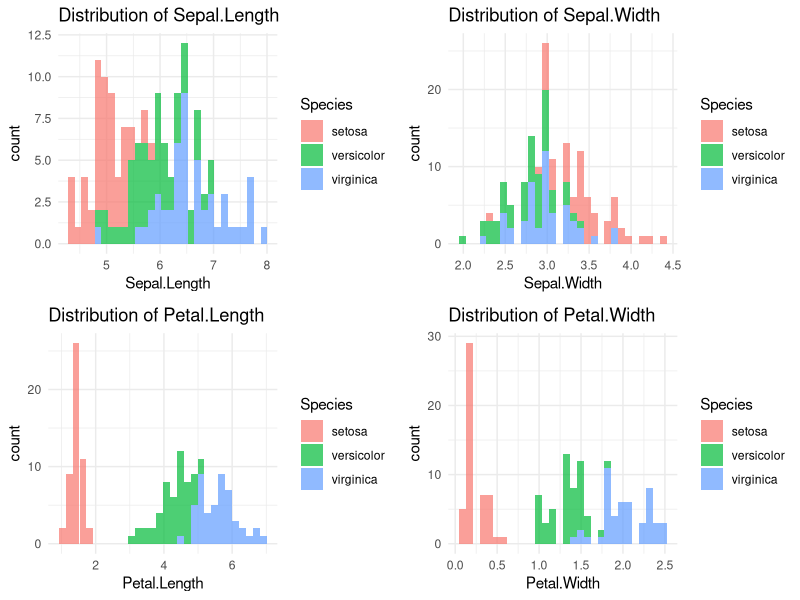
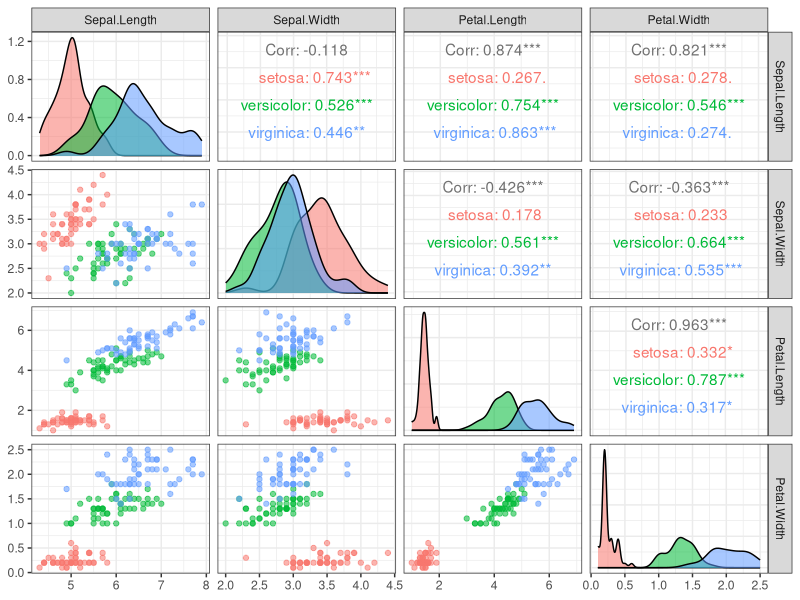
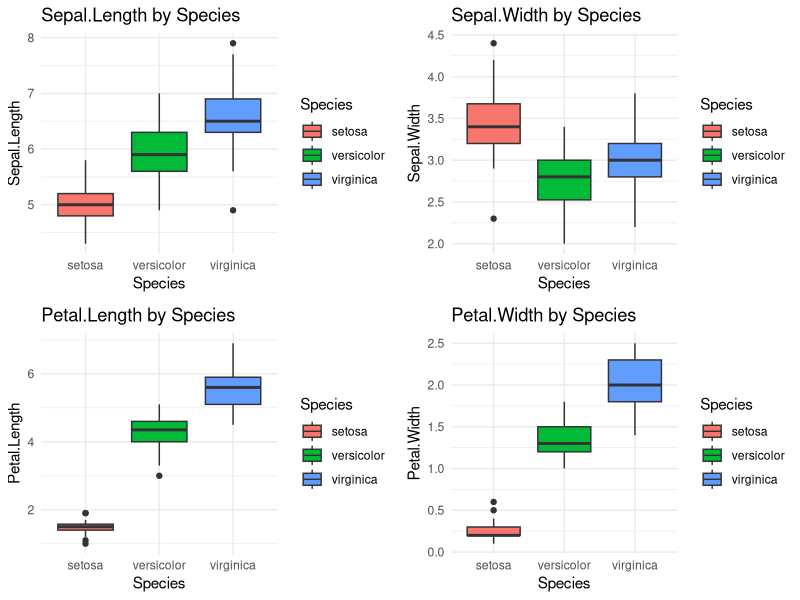
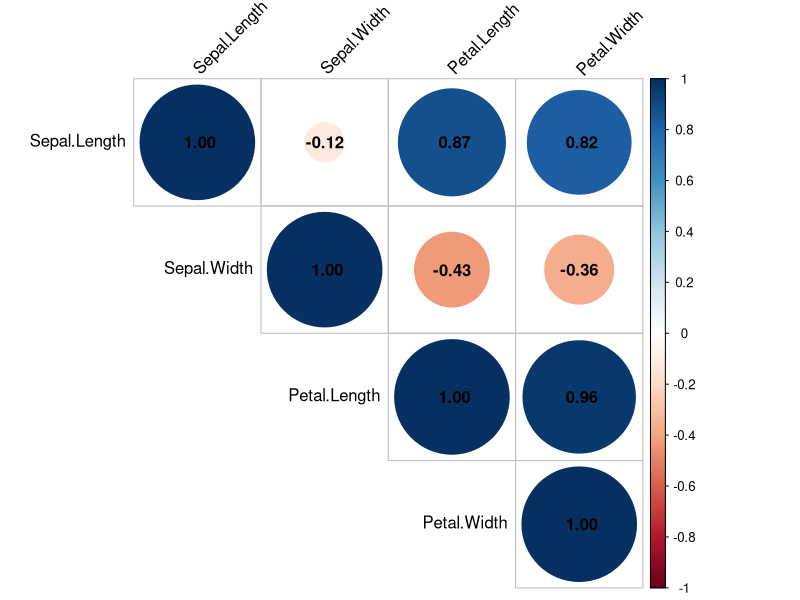
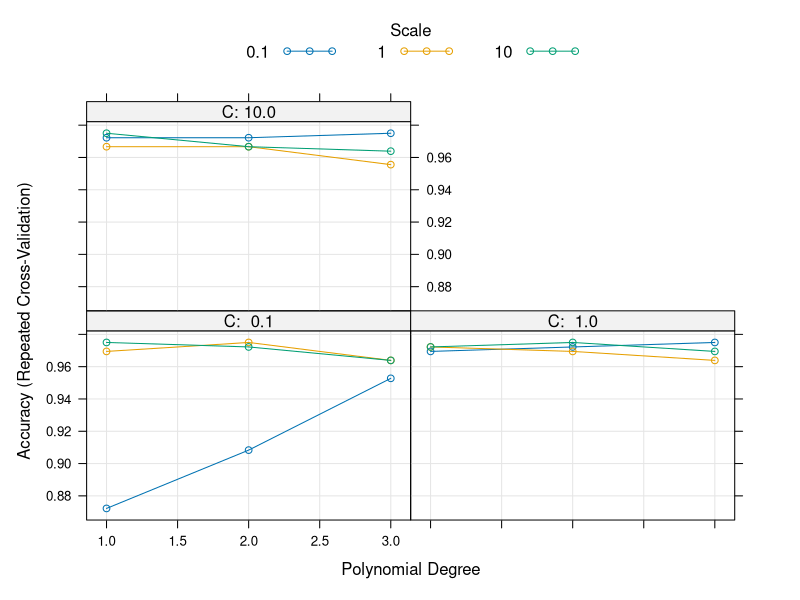
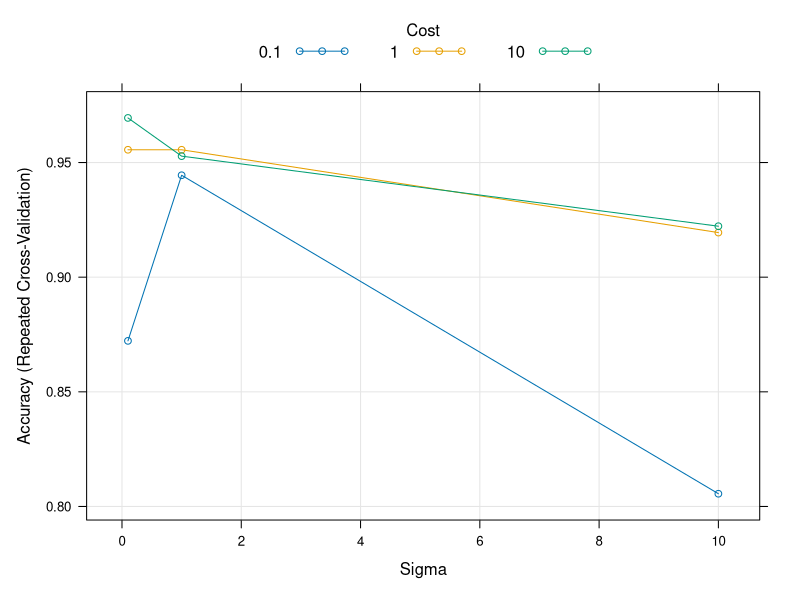
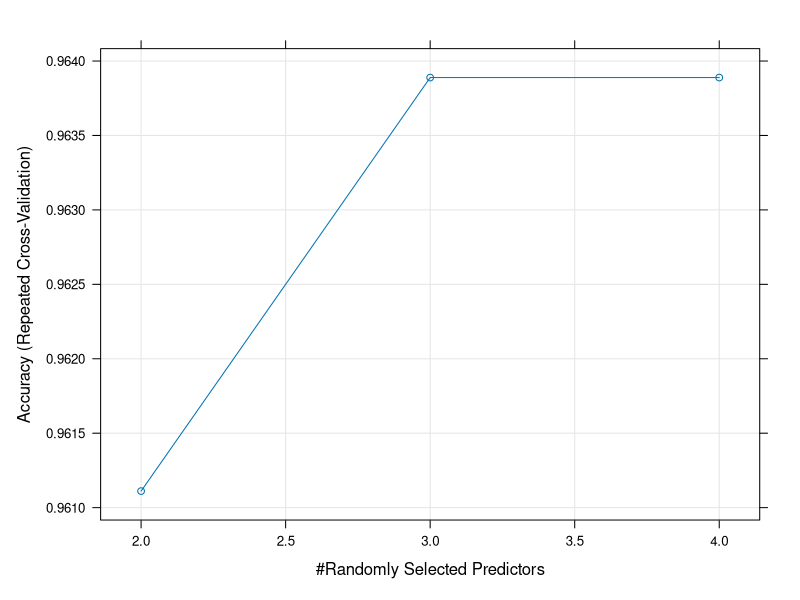
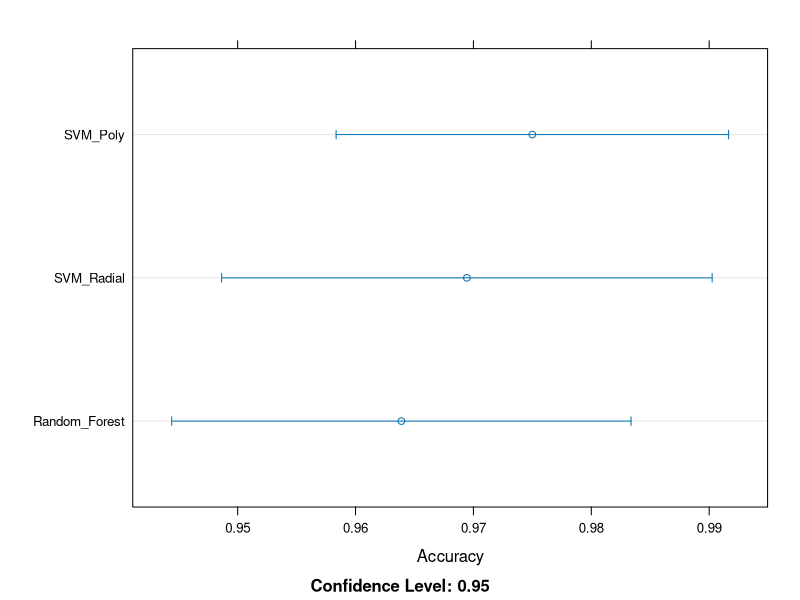

The R source for these figures, in order: (Note: this script raises an error after producing the figures.)
#~~~~~~~~~~~~~~~~~~~~~~~~~~~~~~~~~~~~~~~~~~~~~~~~~~~~~~~~~~~~~~~~~~~~~~~~~~~~~~
# Iris Classification Project
# Features:
# - Comprehensive EDA
# - Multiple modeling approaches
# - Hyperparameter tuning
# - Detailed performance evaluation
# - Advanced visualizations
#~~~~~~~~~~~~~~~~~~~~~~~~~~~~~~~~~~~~~~~~~~~~~~~~~~~~~~~~~~~~~~~~~~~~~~~~~~~~~~

# Load required libraries
library(caret)
library(ggplot2)
library(GGally)
library(e1071)
library(pROC)
library(kernlab)
library(gridExtra)
library(dplyr)
library(corrplot)

## 1. DATA LOADING AND INITIAL INSPECTION ##
#~~~~~~~~~~~~~~~~~~~~~~~~~~~~~~~~~~~~~~~~~~

# Load Iris dataset
data(iris)

# Basic dataset inspection
cat("Dataset Structure:\n")
str(iris)

cat("\nDataset Summary:\n")
summary(iris)

cat("\nClass Distribution:\n")
table(iris$Species)

## 2. DATA QUALITY CHECK ##
#~~~~~~~~~~~~~~~~~~~~~~~~~

# Check for missing values
missing_data <- sum(is.na(iris))
cat("\nMissing Values Summary:\n")
if (missing_data == 0) {
  cat("No missing values found in the dataset.\n")
} else {
  cat("Total missing values:", missing_data, "\n")
  print(colSums(is.na(iris)))
}

# Check for duplicated rows
duplicates <- sum(duplicated(iris))
cat("\nDuplicate Rows:", duplicates, "\n")
if (duplicates > 0) {
  cat("Duplicate rows found. Consider removing them.\n")
  iris <- distinct(iris)
}

## 3. EXPLORATORY DATA ANALYSIS (EDA) ##
#~~~~~~~~~~~~~~~~~~~~~~~~~~~~~~~~~~~~~~~

# 3.1 Univariate Analysis
cat("\nUnivariate Analysis:\n")

# Create histograms for each feature
hist_plots <- list()
for (col in names(iris)[1:4]) {
  hist_plots[[col]] <- ggplot(iris, aes_string(x = col)) +
    geom_histogram(aes(fill = Species), bins = 30, alpha = 0.7) +
    labs(title = paste("Distribution of", col)) +
    theme_minimal()
}
grid.arrange(grobs = hist_plots, ncol = 2)

# 3.2 Bivariate Analysis
cat("\nBivariate Analysis:\n")

# Scatter plot matrix with species differentiation
ggpairs(iris, columns = 1:4, aes(color = Species, alpha = 0.7)) +
  theme_bw()

# Boxplots for each feature by species
box_plots <- list()
for (col in names(iris)[1:4]) {
  box_plots[[col]] <- ggplot(iris, aes_string(x = "Species", y = col)) +
    geom_boxplot(aes(fill = Species)) +
    labs(title = paste(col, "by Species")) +
    theme_minimal()
}
grid.arrange(grobs = box_plots, ncol = 2)

# 3.3 Correlation Analysis
cat("\nCorrelation Analysis:\n")

# Calculate correlations
cor_matrix <- cor(iris[,1:4])
print(cor_matrix)

# Visualize correlation matrix
corrplot(cor_matrix, method = "circle", type = "upper", 
         tl.col = "black", tl.srt = 45, addCoef.col = "black")

## 4. DATA PREPARATION ##
#~~~~~~~~~~~~~~~~~~~~~~~~

# Set seed for reproducibility
set.seed(100)

# Stratified train-test split (80-20)
TrainingIndex <- createDataPartition(iris$Species, p = 0.8, list = FALSE)
TrainingSet <- iris[TrainingIndex, ]
TestingSet <- iris[-TrainingIndex, ]

# Verify split proportions
cat("\nTraining Set Dimensions:", dim(TrainingSet), "\n")
cat("Testing Set Dimensions:", dim(TestingSet), "\n")

cat("\nClass Distribution in Training Set:\n")
print(prop.table(table(TrainingSet$Species)))

cat("\nClass Distribution in Testing Set:\n")
print(prop.table(table(TestingSet$Species)))

# Compare summary statistics
cat("\nTraining Set Summary:\n")
print(summary(TrainingSet))

cat("\nTesting Set Summary:\n")
print(summary(TestingSet))

## 5. MODEL BUILDING ##
#~~~~~~~~~~~~~~~~~~~~~~

# Define common training control
ctrl <- trainControl(method = "repeatedcv", 
                     number = 10, 
                     repeats = 3,
                     classProbs = TRUE,
                     summaryFunction = multiClassSummary,
                     savePredictions = TRUE)

# 5.1 SVM with Polynomial Kernel (with hyperparameter tuning)
cat("\nBuilding SVM with Polynomial Kernel...\n")

# Define tuning grid
svmPolyGrid <- expand.grid(degree = c(1, 2, 3),
                           scale = c(0.1, 1, 10),
                           C = c(0.1, 1, 10))

# Train model
svmPolyModel <- train(Species ~ ., 
                      data = TrainingSet,
                      method = "svmPoly",
                      trControl = ctrl,
                      tuneGrid = svmPolyGrid,
                      preProcess = c("scale", "center"),
                      metric = "Accuracy")

# Print model details
cat("\nSVM (Poly) Model Summary:\n")
print(svmPolyModel)
plot(svmPolyModel)

# 5.2 SVM with Radial Kernel (for comparison)
cat("\nBuilding SVM with Radial Kernel...\n")

svmRadialGrid <- expand.grid(sigma = c(0.1, 1, 10),
                             C = c(0.1, 1, 10))

svmRadialModel <- train(Species ~ .,
                        data = TrainingSet,
                        method = "svmRadial",
                        trControl = ctrl,
                        tuneGrid = svmRadialGrid,
                        preProcess = c("scale", "center"),
                        metric = "Accuracy")

cat("\nSVM (Radial) Model Summary:\n")
print(svmRadialModel)
plot(svmRadialModel)

# 5.3 Random Forest (as alternative model)
cat("\nBuilding Random Forest Model...\n")

rfModel <- train(Species ~ .,
                 data = TrainingSet,
                 method = "rf",
                 trControl = ctrl,
                 tuneLength = 5,
                 importance = TRUE,
                 metric = "Accuracy")

cat("\nRandom Forest Model Summary:\n")
print(rfModel)
plot(rfModel)

## 6. MODEL EVALUATION ##
#~~~~~~~~~~~~~~~~~~~~~~~~

# 6.1 Training Set Performance
cat("\nTraining Set Performance:\n")

models <- list("SVM_Poly" = svmPolyModel,
               "SVM_Radial" = svmRadialModel,
               "Random_Forest" = rfModel)

# Collect resamples for comparison
resamps <- resamples(models)
summary(resamps)

# Visualize model comparison
dotplot(resamps, metric = "Accuracy")
bwplot(resamps, metric = "Accuracy")

# 6.2 Test Set Evaluation
cat("\nTest Set Evaluation:\n")

# Function to evaluate models on test set
evaluate_model <- function(model, data) {
  predictions <- predict(model, data)
  cm <- confusionMatrix(predictions, data$Species)
  return(list(predictions = predictions, confusion = cm))
}

# Evaluate all models
test_results <- lapply(models, evaluate_model, data = TestingSet)

# Print confusion matrices
for (model_name in names(test_results)) {
  cat("\n", model_name, "Confusion Matrix:\n")
  print(test_results[[model_name]]$confusion)
}

# 6.3 ROC Analysis (for multiclass)
cat("\nROC Analysis:\n")

# Calculate probabilities for each model
prob_poly <- predict(svmPolyModel, TestingSet, type = "prob")
prob_radial <- predict(svmRadialModel, TestingSet, type = "prob")
prob_rf <- predict(rfModel, TestingSet, type = "prob")

# Create ROC curves
roc_poly <- multiclass.roc(TestingSet$Species, prob_poly)
roc_radial <- multiclass.roc(TestingSet$Species, prob_radial)
roc_rf <- multiclass.roc(TestingSet$Species, prob_rf)

# Print AUC values
cat("\nSVM (Poly) AUC:", auc(roc_poly), "\n")
cat("SVM (Radial) AUC:", auc(roc_radial), "\n")
cat("Random Forest AUC:", auc(roc_rf), "\n")

## 7. FEATURE IMPORTANCE ##
#~~~~~~~~~~~~~~~~~~~~~~~~~

cat("\nFeature Importance Analysis:\n")

# 7.1 SVM Feature Importance
svm_imp <- varImp(svmPolyModel, scale = FALSE)
plot(svm_imp, main = "SVM (Poly) - Feature Importance")

# 7.2 Random Forest Feature Importance
rf_imp <- varImp(rfModel, scale = FALSE)
plot(rf_imp, main = "Random Forest - Feature Importance")

# Compare feature importance
imp_plots <- list(
  ggplot(svm_imp$importance, aes(x = rownames(svm_imp$importance), 
                                 y = Overall)) +
    geom_col(fill = "steelblue") +
    labs(title = "SVM Feature Importance", x = "Features", y = "Importance") +
    theme_minimal(),
  
  ggplot(rf_imp$importance, aes(x = rownames(rf_imp$importance), 
                                y = Overall)) +
    geom_col(fill = "darkgreen") +
    labs(title = "RF Feature Importance", x = "Features", y = "Importance") +
    theme_minimal()
)

grid.arrange(grobs = imp_plots, ncol = 2)

## 8. MODEL DEPLOYMENT PREPARATION ##
#~~~~~~~~~~~~~~~~~~~~~~~~~~~~~~~~~~~

# Select best model based on test accuracy
test_accuracies <- sapply(test_results, function(x) x$confusion$overall['Accuracy'])
best_model_name <- names(which.max(test_accuracies))
best_model <- models[[best_model_name]]

cat("\nBest Model:", best_model_name, "\n")
cat("Test Accuracy:", max(test_accuracies), "\n")

# Save the best model
saveRDS(best_model, file = "best_iris_classifier.rds")

# Function to classify new samples
classify_iris <- function(model, new_data) {
  if (ncol(new_data) != 4) {
    stop("Input data must have exactly 4 features")
  }
  colnames(new_data) <- names(iris)[1:4]
  predict(model, new_data)
}

# Example usage:
new_samples <- data.frame(
  Sepal.Length = c(5.1, 6.7),
  Sepal.Width = c(3.5, 3.0),
  Petal.Length = c(1.4, 5.2),
  Petal.Width = c(0.2, 2.3)
)

cat("\nClassifying New Samples:\n")
print(new_samples)
cat("\nPredictions:\n")
print(classify_iris(best_model, new_samples))

## 9. FINAL REPORT ##
#~~~~~~~~~~~~~~~~~~~~

# Generate a comprehensive performance report
generate_report <- function(results) {
  cat("\nFINAL MODEL PERFORMANCE REPORT\n")
  cat("==============================\n\n")
  
  for (model_name in names(results)) {
    cm <- results[[model_name]]$confusion
    cat("Model:", model_name, "\n")
    cat("Accuracy:", cm$overall['Accuracy'], "\n")
    cat("Kappa:", cm$overall['Kappa'], "\n")
    cat("Precision:\n")
    print(cm$byClass[,'Precision'])
    cat("\nRecall:\n")
    print(cm$byClass[,'Recall'])
    cat("\nF1 Score:\n")
    print(cm$byClass[,'F1'])
    cat("\n--------------------------------\n")
  }
  
  cat("\nBest Model:", best_model_name, "\n")
  cat("Best Test Accuracy:", max(test_accuracies), "\n")
}

generate_report(test_results)
